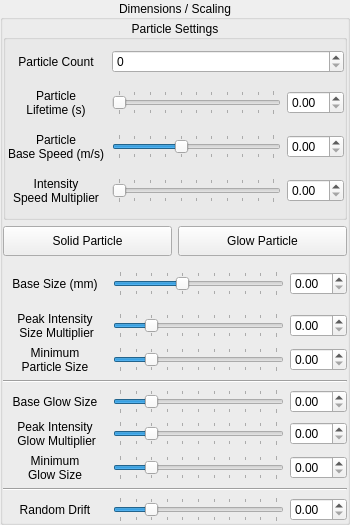
               <widget class="QWidget" name="widget_6" native="true">
                <layout class="QVBoxLayout" name="verticalLayout_5">
                 <property name="spacing">
                  <number>0</number>
                 </property>
                 <property name="leftMargin">
                  <number>0</number>
                 </property>
                 <property name="topMargin">
                  <number>0</number>
                 </property>
                 <property name="rightMargin">
                  <number>0</number>
                 </property>
                 <property name="bottomMargin">
                  <number>0</number>
                 </property>
                 <item>
                  <widget class="QGroupBox" name="groupBox_9">
                   <property name="minimumSize">
                    <size>
                     <width>350</width>
                     <height>0</height>
                    </size>
                   </property>
                   <property name="maximumSize">
                    <size>
                     <width>16777215</width>
                     <height>800</height>
                    </size>
                   </property>
                   <property name="title">
                    <string>Dimensions / Scaling</string>
                   </property>
                   <property name="alignment">
                    <set>Qt::AlignmentFlag::AlignCenter</set>
                   </property>
                   <layout class="QGridLayout" name="gridLayout_21">
                    <property name="leftMargin">
                     <number>0</number>
                    </property>
                    <property name="topMargin">
                     <number>0</number>
                    </property>
                    <property name="rightMargin">
                     <number>0</number>
                    </property>
                    <property name="bottomMargin">
                     <number>0</number>
                    </property>
                    <item row="0" column="0" colspan="3">
                     <widget class="QGroupBox" name="groupBox_13">
                      <property name="minimumSize">
                       <size>
                        <width>170</width>
                        <height>200</height>
                       </size>
                      </property>
                      <property name="maximumSize">
                       <size>
                        <width>17000</width>
                        <height>200</height>
                       </size>
                      </property>
                      <property name="title">
                       <string>Particle Settings</string>
                      </property>
                      <property name="alignment">
                       <set>Qt::AlignmentFlag::AlignCenter</set>
                      </property>
                      <layout class="QGridLayout" name="gridLayout_28">
                       <property name="leftMargin">
                        <number>0</number>
                       </property>
                       <property name="topMargin">
                        <number>0</number>
                       </property>
                       <property name="rightMargin">
                        <number>0</number>
                       </property>
                       <property name="bottomMargin">
                        <number>0</number>
                       </property>
                       <item row="1" column="0">
                        <widget class="QLabel" name="label_32">
                         <property name="minimumSize">
                          <size>
                           <width>65</width>
                           <height>0</height>
                          </size>
                         </property>
                         <property name="maximumSize">
                          <size>
                           <width>100</width>
                           <height>16777215</height>
                          </size>
                         </property>
                         <property name="text">
                          <string>Particle
Lifetime (s)</string>
                         </property>
                         <property name="alignment">
                          <set>Qt::AlignmentFlag::AlignCenter</set>
                         </property>
                         <property name="margin">
                          <number>6</number>
                         </property>
                        </widget>
                       </item>
                       <item row="1" column="1">
                        <widget class="QSlider" name="particle_particleLifetimeSlider">
                         <property name="maximum">
                          <number>10</number>
                         </property>
                         <property name="orientation">
                          <enum>Qt::Orientation::Horizontal</enum>
                         </property>
                         <property name="tickPosition">
                          <enum>QSlider::TickPosition::TicksBothSides</enum>
                         </property>
                        </widget>
                       </item>
                       <item row="2" column="2">
                        <widget class="QDoubleSpinBox" name="particle_particleBaseSpeedSpinBox"/>
                       </item>
                       <item row="3" column="0">
                        <widget class="QLabel" name="label_55">
                         <property name="minimumSize">
                          <size>
                           <width>65</width>
                           <height>0</height>
                          </size>
                         </property>
                         <property name="maximumSize">
                          <size>
                           <width>120</width>
                           <height>16777215</height>
                          </size>
                         </property>
                         <property name="text">
                          <string>Intensity
Speed Multiplier</string>
                         </property>
                         <property name="alignment">
                          <set>Qt::AlignmentFlag::AlignCenter</set>
                         </property>
                         <property name="margin">
                          <number>6</number>
                         </property>
                        </widget>
                       </item>
                       <item row="3" column="2">
                        <widget class="QDoubleSpinBox" name="particle_intensitySpeedMultSpinBox"/>
                       </item>
                       <item row="2" column="1">
                        <widget class="QSlider" name="particle_particleBaseSpeedSlider">
                         <property name="maximum">
                          <number>10</number>
                         </property>
                         <property name="value">
                          <number>4</number>
                         </property>
                         <property name="sliderPosition">
                          <number>4</number>
                         </property>
                         <property name="orientation">
                          <enum>Qt::Orientation::Horizontal</enum>
                         </property>
                         <property name="tickPosition">
                          <enum>QSlider::TickPosition::TicksBothSides</enum>
                         </property>
                        </widget>
                       </item>
                       <item row="1" column="2">
                        <widget class="QDoubleSpinBox" name="particle_particleLifetimeSpinBox"/>
                       </item>
                       <item row="0" column="1" colspan="2">
                        <widget class="QSpinBox" name="particle_particleCountSpinBox"/>
                       </item>
                       <item row="2" column="0">
                        <widget class="QLabel" name="label_54">
                         <property name="minimumSize">
                          <size>
                           <width>65</width>
                           <height>0</height>
                          </size>
                         </property>
                         <property name="maximumSize">
                          <size>
                           <width>120</width>
                           <height>16777215</height>
                          </size>
                         </property>
                         <property name="text">
                          <string>Particle
Base Speed (m/s)</string>
                         </property>
                         <property name="alignment">
                          <set>Qt::AlignmentFlag::AlignCenter</set>
                         </property>
                         <property name="margin">
                          <number>6</number>
                         </property>
                        </widget>
                       </item>
                       <item row="0" column="0">
                        <widget class="QLabel" name="label_53">
                         <property name="minimumSize">
                          <size>
                           <width>100</width>
                           <height>0</height>
                          </size>
                         </property>
                         <property name="maximumSize">
                          <size>
                           <width>65</width>
                           <height>16777215</height>
                          </size>
                         </property>
                         <property name="text">
                          <string>Particle Count</string>
                         </property>
                         <property name="alignment">
                          <set>Qt::AlignmentFlag::AlignCenter</set>
                         </property>
                         <property name="margin">
                          <number>6</number>
                         </property>
                        </widget>
                       </item>
                       <item row="3" column="1">
                        <widget class="QSlider" name="particle_intensitySpeedMultSlider">
                         <property name="maximum">
                          <number>10</number>
                         </property>
                         <property name="orientation">
                          <enum>Qt::Orientation::Horizontal</enum>
                         </property>
                         <property name="tickPosition">
                          <enum>QSlider::TickPosition::TicksBothSides</enum>
                         </property>
                        </widget>
                       </item>
                      </layout>
                     </widget>
                    </item>
                    <item row="4" column="0">
                     <widget class="QLabel" name="label_69">
                      <property name="minimumSize">
                       <size>
                        <width>104</width>
                        <height>0</height>
                       </size>
                      </property>
                      <property name="maximumSize">
                       <size>
                        <width>120</width>
                        <height>16777215</height>
                       </size>
                      </property>
                      <property name="text">
                       <string>Minimum
Particle Size</string>
                      </property>
                      <property name="alignment">
                       <set>Qt::AlignmentFlag::AlignCenter</set>
                      </property>
                      <property name="margin">
                       <number>6</number>
                      </property>
                     </widget>
                    </item>
                    <item row="7" column="0">
                     <widget class="QLabel" name="label_65">
                      <property name="minimumSize">
                       <size>
                        <width>104</width>
                        <height>0</height>
                       </size>
                      </property>
                      <property name="maximumSize">
                       <size>
                        <width>120</width>
                        <height>44</height>
                       </size>
                      </property>
                      <property name="text">
                       <string>Peak Intensity
 Glow Multiplier</string>
                      </property>
                      <property name="alignment">
                       <set>Qt::AlignmentFlag::AlignCenter</set>
                      </property>
                      <property name="margin">
                       <number>6</number>
                      </property>
                     </widget>
                    </item>
                    <item row="8" column="1">
                     <widget class="QSlider" name="particle_spriteMinSizeSlider">
                      <property name="sizePolicy">
                       <sizepolicy hsizetype="Expanding" vsizetype="Fixed">
                        <horstretch>0</horstretch>
                        <verstretch>0</verstretch>
                       </sizepolicy>
                      </property>
                      <property name="minimumSize">
                       <size>
                        <width>0</width>
                        <height>0</height>
                       </size>
                      </property>
                      <property name="maximum">
                       <number>10</number>
                      </property>
                      <property name="value">
                       <number>2</number>
                      </property>
                      <property name="orientation">
                       <enum>Qt::Orientation::Horizontal</enum>
                      </property>
                      <property name="tickPosition">
                       <enum>QSlider::TickPosition::TicksBothSides</enum>
                      </property>
                     </widget>
                    </item>
                    <item row="2" column="0">
                     <widget class="QLabel" name="label_38">
                      <property name="minimumSize">
                       <size>
                        <width>104</width>
                        <height>44</height>
                       </size>
                      </property>
                      <property name="maximumSize">
                       <size>
                        <width>70</width>
                        <height>16777215</height>
                       </size>
                      </property>
                      <property name="text">
                       <string>Base Size (mm)</string>
                      </property>
                      <property name="alignment">
                       <set>Qt::AlignmentFlag::AlignCenter</set>
                      </property>
                      <property name="margin">
                       <number>6</number>
                      </property>
                     </widget>
                    </item>
                    <item row="1" column="0" colspan="3">
                     <widget class="QWidget" name="widget_7" native="true">
                      <property name="maximumSize">
                       <size>
                        <width>16777215</width>
                        <height>40</height>
                       </size>
                      </property>
                      <layout class="QHBoxLayout" name="horizontalLayout_2">
                       <property name="leftMargin">
                        <number>0</number>
                       </property>
                       <property name="topMargin">
                        <number>0</number>
                       </property>
                       <property name="rightMargin">
                        <number>0</number>
                       </property>
                       <property name="bottomMargin">
                        <number>0</number>
                       </property>
                       <item>
                        <widget class="QToolButton" name="solid_particle_toggle_button">
                         <property name="sizePolicy">
                          <sizepolicy hsizetype="Preferred" vsizetype="Fixed">
                           <horstretch>0</horstretch>
                           <verstretch>0</verstretch>
                          </sizepolicy>
                         </property>
                         <property name="minimumSize">
                          <size>
                           <width>0</width>
                           <height>30</height>
                          </size>
                         </property>
                         <property name="text">
                          <string>Solid Particle</string>
                         </property>
                         <property name="checkable">
                          <bool>true</bool>
                         </property>
                        </widget>
                       </item>
                       <item>
                        <widget class="QToolButton" name="sprite_particle_toggle_button">
                         <property name="sizePolicy">
                          <sizepolicy hsizetype="Preferred" vsizetype="Fixed">
                           <horstretch>0</horstretch>
                           <verstretch>0</verstretch>
                          </sizepolicy>
                         </property>
                         <property name="minimumSize">
                          <size>
                           <width>0</width>
                           <height>30</height>
                          </size>
                         </property>
                         <property name="text">
                          <string>Glow Particle</string>
                         </property>
                         <property name="checkable">
                          <bool>true</bool>
                         </property>
                        </widget>
                       </item>
                      </layout>
                     </widget>
                    </item>
                    <item row="5" column="0" colspan="3">
                     <widget class="Line" name="line">
                      <property name="orientation">
                       <enum>Qt::Orientation::Horizontal</enum>
                      </property>
                     </widget>
                    </item>
                    <item row="4" column="2">
                     <widget class="QDoubleSpinBox" name="particle_particleMinSizeSpinBox"/>
                    </item>
                    <item row="7" column="2">
                     <widget class="QDoubleSpinBox" name="particle_spritePeakIntensitySpinBox">
                      <property name="maximum">
                       <double>0.500000000000000</double>
                      </property>
                      <property name="singleStep">
                       <double>0.100000000000000</double>
                      </property>
                     </widget>
                    </item>
                    <item row="2" column="2">
                     <widget class="QDoubleSpinBox" name="particle_particleBaseSizeSpinBox">
                      <property name="sizePolicy">
                       <sizepolicy hsizetype="Fixed" vsizetype="Fixed">
                        <horstretch>0</horstretch>
                        <verstretch>0</verstretch>
                       </sizepolicy>
                      </property>
                      <property name="minimumSize">
                       <size>
                        <width>40</width>
                        <height>0</height>
                       </size>
                      </property>
                      <property name="maximumSize">
                       <size>
                        <width>60</width>
                        <height>16777215</height>
                       </size>
                      </property>
                     </widget>
                    </item>
                    <item row="10" column="1">
                     <widget class="QSlider" name="particle_randomWalkSlider">
                      <property name="sizePolicy">
                       <sizepolicy hsizetype="Expanding" vsizetype="Fixed">
                        <horstretch>0</horstretch>
                        <verstretch>0</verstretch>
                       </sizepolicy>
                      </property>
                      <property name="minimumSize">
                       <size>
                        <width>0</width>
                        <height>0</height>
                       </size>
                      </property>
                      <property name="maximum">
                       <number>10</number>
                      </property>
                      <property name="value">
                       <number>2</number>
                      </property>
                      <property name="orientation">
                       <enum>Qt::Orientation::Horizontal</enum>
                      </property>
                      <property name="tickPosition">
                       <enum>QSlider::TickPosition::TicksBothSides</enum>
                      </property>
                     </widget>
                    </item>
                    <item row="6" column="2">
                     <widget class="QDoubleSpinBox" name="particle_spriteBaseSizeSpinBox">
                      <property name="maximum">
                       <double>0.500000000000000</double>
                      </property>
                      <property name="singleStep">
                       <double>0.100000000000000</double>
                      </property>
                     </widget>
                    </item>
                    <item row="8" column="2">
                     <widget class="QDoubleSpinBox" name="particle_spriteMinSizeSpinBox">
                      <property name="maximum">
                       <double>0.500000000000000</double>
                      </property>
                      <property name="singleStep">
                       <double>0.100000000000000</double>
                      </property>
                     </widget>
                    </item>
                    <item row="10" column="0">
                     <widget class="QLabel" name="label_68">
                      <property name="minimumSize">
                       <size>
                        <width>104</width>
                        <height>0</height>
                       </size>
                      </property>
                      <property name="maximumSize">
                       <size>
                        <width>120</width>
                        <height>16777215</height>
                       </size>
                      </property>
                      <property name="text">
                       <string>Random Drift</string>
                      </property>
                      <property name="alignment">
                       <set>Qt::AlignmentFlag::AlignCenter</set>
                      </property>
                      <property name="margin">
                       <number>6</number>
                      </property>
                     </widget>
                    </item>
                    <item row="6" column="0">
                     <widget class="QLabel" name="label_39">
                      <property name="minimumSize">
                       <size>
                        <width>104</width>
                        <height>0</height>
                       </size>
                      </property>
                      <property name="maximumSize">
                       <size>
                        <width>120</width>
                        <height>16777215</height>
                       </size>
                      </property>
                      <property name="text">
                       <string>Base Glow Size</string>
                      </property>
                      <property name="alignment">
                       <set>Qt::AlignmentFlag::AlignCenter</set>
                      </property>
                      <property name="margin">
                       <number>6</number>
                      </property>
                     </widget>
                    </item>
                    <item row="8" column="0">
                     <widget class="QLabel" name="label_70">
                      <property name="minimumSize">
                       <size>
                        <width>104</width>
                        <height>0</height>
                       </size>
                      </property>
                      <property name="maximumSize">
                       <size>
                        <width>120</width>
                        <height>44</height>
                       </size>
                      </property>
                      <property name="text">
                       <string>Minimum
Glow Size</string>
                      </property>
                      <property name="alignment">
                       <set>Qt::AlignmentFlag::AlignCenter</set>
                      </property>
                      <property name="margin">
                       <number>6</number>
                      </property>
                     </widget>
                    </item>
                    <item row="7" column="1">
                     <widget class="QSlider" name="particle_spritePeakIntensitySlider">
                      <property name="sizePolicy">
                       <sizepolicy hsizetype="Expanding" vsizetype="Fixed">
                        <horstretch>0</horstretch>
                        <verstretch>0</verstretch>
                       </sizepolicy>
                      </property>
                      <property name="minimumSize">
                       <size>
                        <width>0</width>
                        <height>0</height>
                       </size>
                      </property>
                      <property name="maximum">
                       <number>10</number>
                      </property>
                      <property name="value">
                       <number>2</number>
                      </property>
                      <property name="orientation">
                       <enum>Qt::Orientation::Horizontal</enum>
                      </property>
                      <property name="tickPosition">
                       <enum>QSlider::TickPosition::TicksBothSides</enum>
                      </property>
                     </widget>
                    </item>
                    <item row="4" column="1">
                     <widget class="QSlider" name="particle_particleMinSizeSlider">
                      <property name="sizePolicy">
                       <sizepolicy hsizetype="Expanding" vsizetype="Fixed">
                        <horstretch>0</horstretch>
                        <verstretch>0</verstretch>
                       </sizepolicy>
                      </property>
                      <property name="minimumSize">
                       <size>
                        <width>0</width>
                        <height>0</height>
                       </size>
                      </property>
                      <property name="maximum">
                       <number>10</number>
                      </property>
                      <property name="value">
                       <number>2</number>
                      </property>
                      <property name="orientation">
                       <enum>Qt::Orientation::Horizontal</enum>
                      </property>
                      <property name="tickPosition">
                       <enum>QSlider::TickPosition::TicksBothSides</enum>
                      </property>
                     </widget>
                    </item>
                    <item row="10" column="2">
                     <widget class="QDoubleSpinBox" name="particle_randomWalkSpinBox">
                      <property name="maximum">
                       <double>0.500000000000000</double>
                      </property>
                      <property name="singleStep">
                       <double>0.100000000000000</double>
                      </property>
                     </widget>
                    </item>
                    <item row="6" column="1">
                     <widget class="QSlider" name="particle_spriteBaseSizeSlider">
                      <property name="sizePolicy">
                       <sizepolicy hsizetype="Expanding" vsizetype="Fixed">
                        <horstretch>0</horstretch>
                        <verstretch>0</verstretch>
                       </sizepolicy>
                      </property>
                      <property name="minimumSize">
                       <size>
                        <width>0</width>
                        <height>0</height>
                       </size>
                      </property>
                      <property name="maximum">
                       <number>10</number>
                      </property>
                      <property name="value">
                       <number>2</number>
                      </property>
                      <property name="orientation">
                       <enum>Qt::Orientation::Horizontal</enum>
                      </property>
                      <property name="tickPosition">
                       <enum>QSlider::TickPosition::TicksBothSides</enum>
                      </property>
                     </widget>
                    </item>
                    <item row="3" column="2">
                     <widget class="QDoubleSpinBox" name="particle_particlePeakIntensitySpinBox"/>
                    </item>
                    <item row="2" column="1">
                     <widget class="QSlider" name="particle_particleBaseSizeSlider">
                      <property name="sizePolicy">
                       <sizepolicy hsizetype="Expanding" vsizetype="Fixed">
                        <horstretch>0</horstretch>
                        <verstretch>0</verstretch>
                       </sizepolicy>
                      </property>
                      <property name="minimumSize">
                       <size>
                        <width>0</width>
                        <height>0</height>
                       </size>
                      </property>
                      <property name="maximum">
                       <number>10</number>
                      </property>
                      <property name="value">
                       <number>4</number>
                      </property>
                      <property name="orientation">
                       <enum>Qt::Orientation::Horizontal</enum>
                      </property>
                      <property name="invertedAppearance">
                       <bool>false</bool>
                      </property>
                      <property name="invertedControls">
                       <bool>false</bool>
                      </property>
                      <property name="tickPosition">
                       <enum>QSlider::TickPosition::TicksBothSides</enum>
                      </property>
                     </widget>
                    </item>
                    <item row="3" column="1">
                     <widget class="QSlider" name="particle_particlePeakIntensitySlider">
                      <property name="sizePolicy">
                       <sizepolicy hsizetype="Expanding" vsizetype="Fixed">
                        <horstretch>0</horstretch>
                        <verstretch>0</verstretch>
                       </sizepolicy>
                      </property>
                      <property name="minimumSize">
                       <size>
                        <width>0</width>
                        <height>0</height>
                       </size>
                      </property>
                      <property name="maximum">
                       <number>10</number>
                      </property>
                      <property name="value">
                       <number>2</number>
                      </property>
                      <property name="orientation">
                       <enum>Qt::Orientation::Horizontal</enum>
                      </property>
                      <property name="tickPosition">
                       <enum>QSlider::TickPosition::TicksBothSides</enum>
                      </property>
                     </widget>
                    </item>
                    <item row="3" column="0">
                     <widget class="QLabel" name="label_36">
                      <property name="minimumSize">
                       <size>
                        <width>104</width>
                        <height>0</height>
                       </size>
                      </property>
                      <property name="maximumSize">
                       <size>
                        <width>120</width>
                        <height>16777215</height>
                       </size>
                      </property>
                      <property name="text">
                       <string>Peak Intensity
 Size Multiplier</string>
                      </property>
                      <property name="alignment">
                       <set>Qt::AlignmentFlag::AlignCenter</set>
                      </property>
                      <property name="margin">
                       <number>6</number>
                      </property>
                     </widget>
                    </item>
                    <item row="9" column="0" colspan="3">
                     <widget class="Line" name="line_23">
                      <property name="orientation">
                       <enum>Qt::Orientation::Horizontal</enum>
                      </property>
                     </widget>
                    </item>
                   </layout>
                  </widget>
                 </item>
                </layout>
               </widget>
